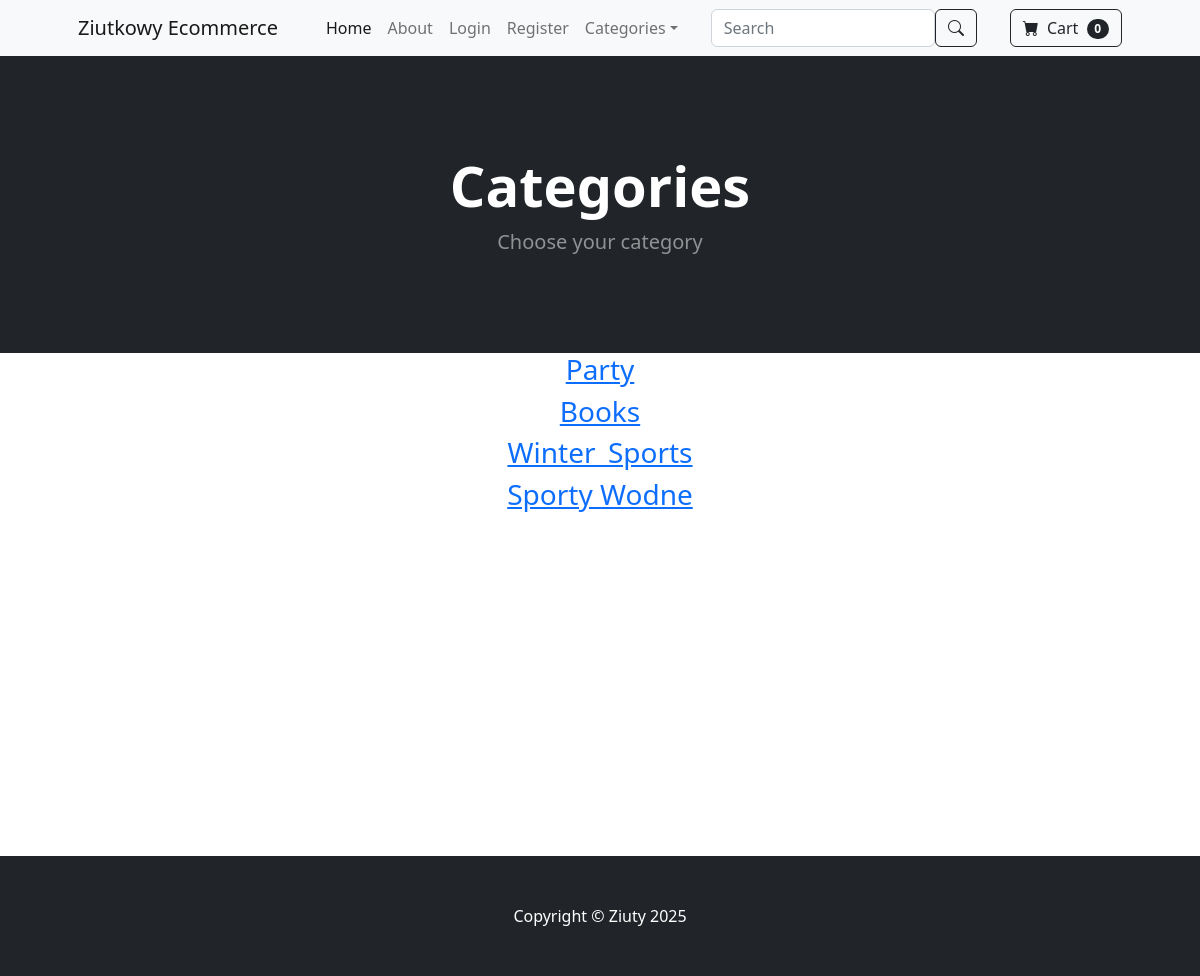
Before: /category_summary/ with the older database file.
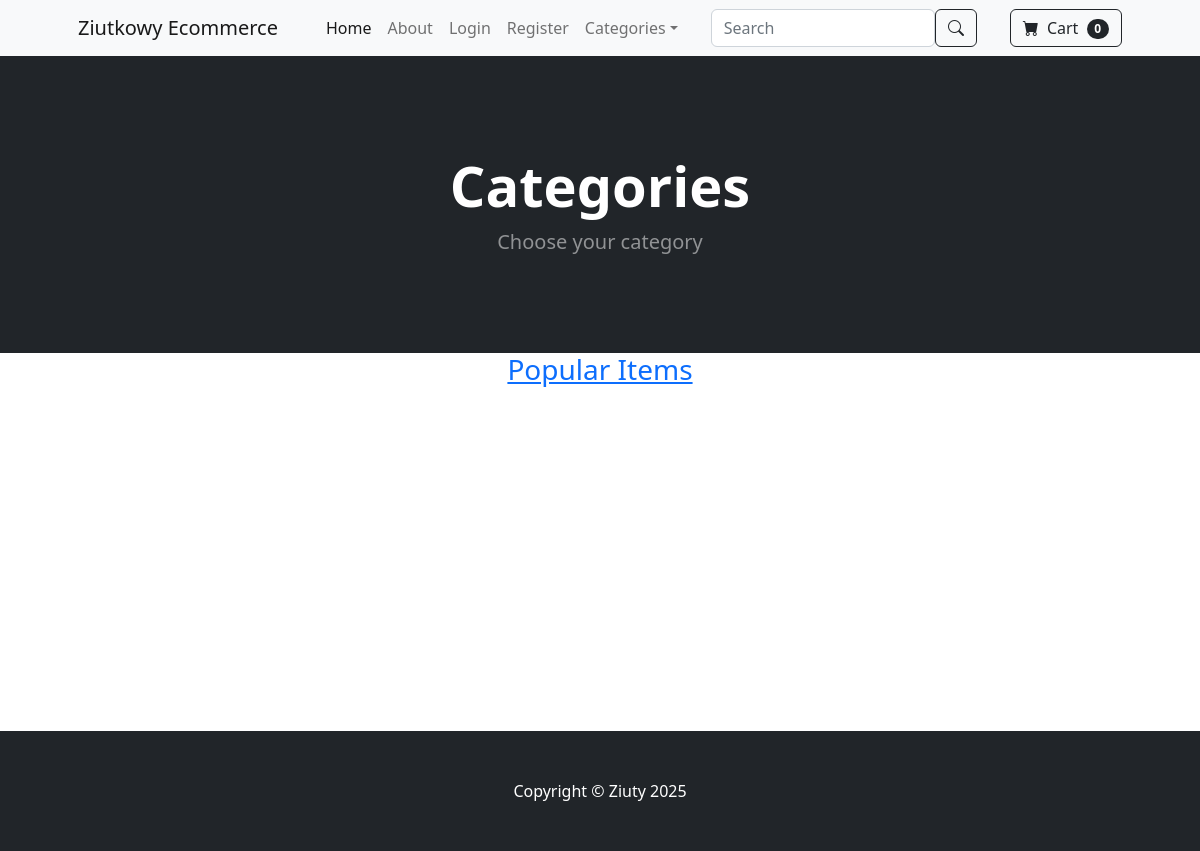
After: the same page with the newer database file.
### store/models.py (models this page shows, shortened)
class Category(models.Model):
    name = models.CharField(max_length=50)
    slug = models.SlugField(max_length=50, unique=True, blank=True)
    class Meta:
        verbose_name_plural ='categories'

### store/views.py (the view)
# urls.py: path('category_summary/', views.category_summary, name='category_summary'),
def category_summary(request):
    categories = Category.objects.all()
    return render(request, 'category_summary.html', {'categories': categories})

### cart/cart.py (called while the page is built)
    def __len__(self):
        return len(self.cart)

### cart/context_processors.py (called while the page is built)
def cart(request):
    return{'cart': Cart(request)}

### store/context_processors.py (called while the page is built)
def categories(request):
    return {'categories': Category.objects.all()}

### store/templates/category_summary.html
{% extends 'base.html' %}
{% block content %}
        <header class="bg-dark py-5">
            <div class="container px-4 px-lg-5 my-5">
                <div class="text-center text-white">
                    <h1 class="display-4 fw-bolder">Categories</h1>
                    <p class="lead fw-normal text-white-50 mb-0">Choose your category</p>
                </div>
            </div>
        </header>
        <div class="container">
            <div class="row">
                 <center>
                     <div class="col-8">
                        {%  for category in categories %}
                        <h3><a href="{% url 'category' category.slug %}">{{ category.name }}</a></h3>
                        {% endfor %}
                    <br></br><br></br><br></br><br></br><br></br><br></br><br></br>
                     </div>
                 </center>
            </div>
        </div>
{% endblock %}

Changed rows visible on the page:
removed Category: name "Party"
removed Category: name "Books"
removed Category: name "Winter_Sports"
removed Category: name "Sporty Wodne"
added Category: name "Popular Items"
